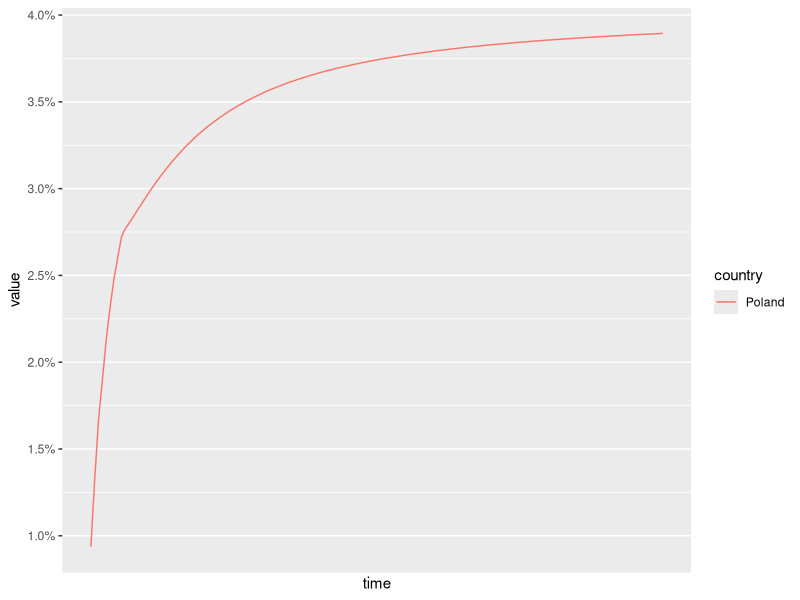

Write R code to recreate this figure.
library("tibble")
library("readxl")
library("tidyr")
library("ggplot2")

data <- read_excel("data//EIOPA_RFR_20181231_Term_Structures.xlsx", sheet = "RFR_spot_no_VA", col_types = "numeric")
data1 <- data[-c(1:8),]
colnames(data1)[colnames(data1) == "Main menu"] <- "time"
data2 <- gather(data1, country, value, colnames(data1)[2]:colnames(data1)[ncol(data1)])


ggplot(subset(data2, country == "Poland"), aes(x=time, y=value, colour = country)) +
    geom_line() + 
    scale_x_continuous(breaks = c(2019, seq(from = 2020, to = 2070, by = 5))) +
    scale_y_continuous(breaks = seq(from = 0, to = 0.08, by = 0.005), labels = scales::percent_format())